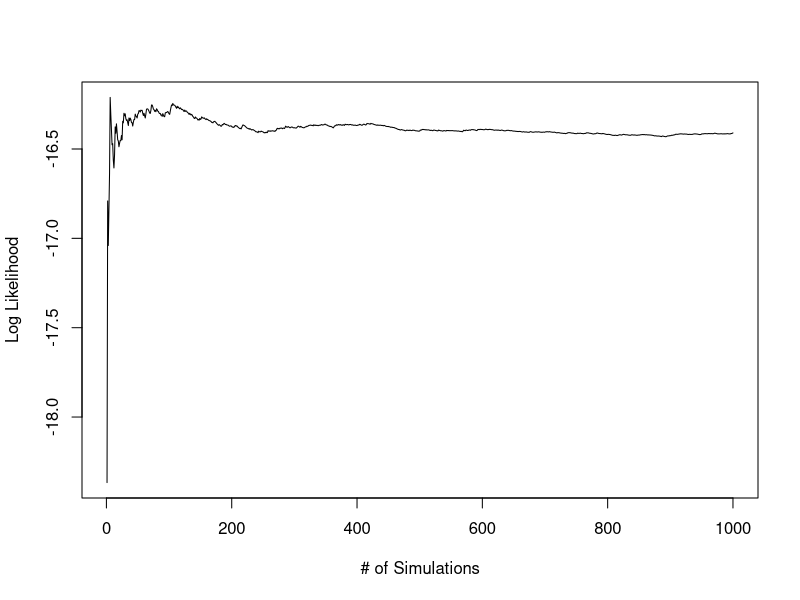
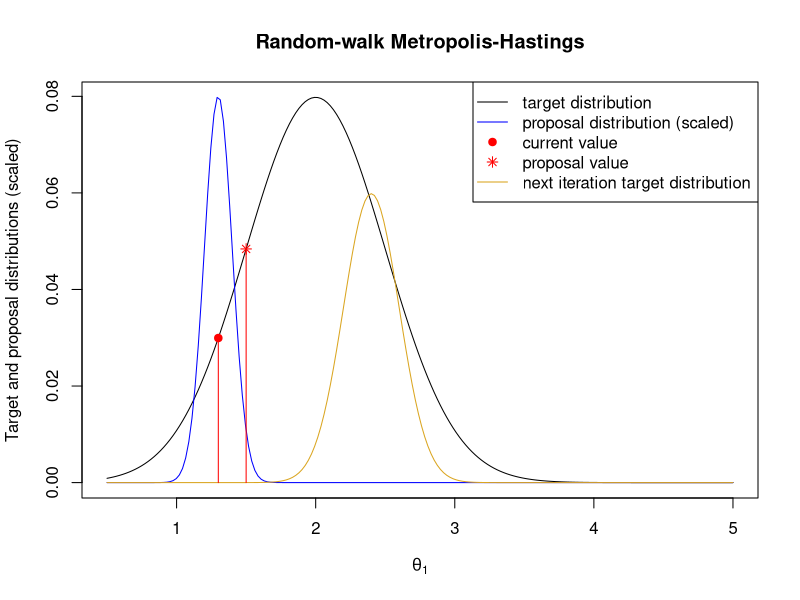

Source code (R) for these figures, in order:
## ---- chunk 1
knitr::opts_chunk$set(echo = TRUE)

knitr_opts <- list(
  message = FALSE,
  warning = FALSE,
  collapse = TRUE,
  comment = "#>",
  fig.width = 7,
  dpi = 300,
  out.width = "700px",
  fig.asp = 1 / 1.618,
  cache = FALSE,
  autodep = TRUE,
  cache.comments = TRUE,
  fig.align = "center",
  echo = FALSE,
  results = 'hide'
)
do.call(knitr::opts_chunk$set, knitr_opts)
## ---- chunk 2
## Model equivalent to y ~ 1 + (1|grp) for those familiar with lme4 and glmmTMB syntax.
## Intercept = mu.

n <- 70
x <- rnorm(7, 0, 0.05)
y <- rnorm(n, 3 + rep(x, each = 10), 0.25)
grp <- rep(1:7, each = 10)
nsim <- 1000

loglik_laplace <- function(pars){
  sigma_y <- exp(pars[1])
  sigma_x <- exp(pars[2])
  mu <- pars[3]
  ngrp <- length(unique(grp))
  negll <- function(x) {
    -sum(dnorm(y, mu + x[grp], sigma_y, log = TRUE)) - sum(dnorm(x, 0, sigma_x, log = TRUE))
  }
  grnegll <- function(x){
    gr <- 2*(x-0)/(2*sigma_x^2)
    for( i in 1:ngrp ){
      gr[i] <- gr[i] - 2*sum((y[grp == i] - x[i] - mu))/(2*sigma_y^2)
    }
    gr
  }
  fit <- optim(rep(0,ngrp), negll, grnegll, hessian = TRUE)
  0.5*ngrp*log(2*pi) - 0.5*log(det(fit$hessian)) - fit$value
}

loglik_montecarlo <- function(pars, demo = FALSE){
  sigma_y <- exp(pars[1])
  sigma_x <- exp(pars[2])
  mu <- pars[3]
  lik <- numeric(nsim)
  for(i in 1:nsim){
    xj <- rnorm(7,0,sigma_x)
    # xj <- runif(7, -0.05, 0.05)
    lik[i] <-  exp(sum(dnorm(y, mu + xj[grp], sigma_y, log = TRUE)))
  }
  if(!demo) 
      return(log(sum(lik)/nsim))
  else
      return(lik)
}

## Approximate log likelihood by each method:
pars <- c(log(0.25), log(0.05), 3)
loglik_montecarlo(pars)
loglik_laplace(pars)

## More simulation means for accuracy:
nsim <- 100
loglik_montecarlo(pars)
nsim <- 100000
loglik_montecarlo(pars)

## Plot Monte Carlo error:
nsim <- 1000
lik <- loglik_montecarlo(pars, TRUE)
cumlik <- cumsum(lik)/1:nsim
plot(1:nsim, log(cumlik), type = 'l', xlab = "# of Simulations", ylab = "Log Likelihood")
## ---- chunk 3
theta1 <- seq(0.5, 5, length = 200)
targetDist <- 0.1 * dnorm(theta1, 2, 0.5)
current <- 1.3
proposalDist <- dnorm(theta1, current, sd = 0.1)
proposalDisplayScale <- max(proposalDist)/max(targetDist)
proposalDist <- proposalDist / proposalDisplayScale
proposal <- 1.5
nextTargetDist <- 0.03 * dnorm(theta1, 2.4, 0.2)
{
  plot(theta1, targetDist, type = 'l', col = 'black',
       main = "Random-walk Metropolis-Hastings",
       ylab = "Target and proposal distributions (scaled)",
       xlab = expression(theta[1]))
  points(theta1, proposalDist, type = 'l', col = 'blue')
  points(theta1, nextTargetDist, type = 'l', col = 'goldenrod')
  points(current, 0.1 * dnorm(current, 2, 0.5), pch = 19, col = 'red')
  points(proposal, 0.1 * dnorm(proposal, 2, 0.5), pch = 8, col = 'red')
  lines(c(current, current), c(0, 0.1 * dnorm(current, 2, 0.5)), col = 'red')
  lines(c(proposal, proposal), c(0, 0.1 * dnorm(proposal, 2, 0.5)), col = 'red')
  legend("topright", lty = c(1,1,0,0, 1), 
         pch = c(NA, NA, 19, 8, NA), 
         col = c('black','blue','red','red', 'goldenrod'),
         legend = c('target distribution', 'proposal distribution (scaled)', 'current value', 'proposal value', 'next iteration target distribution' ))
}
